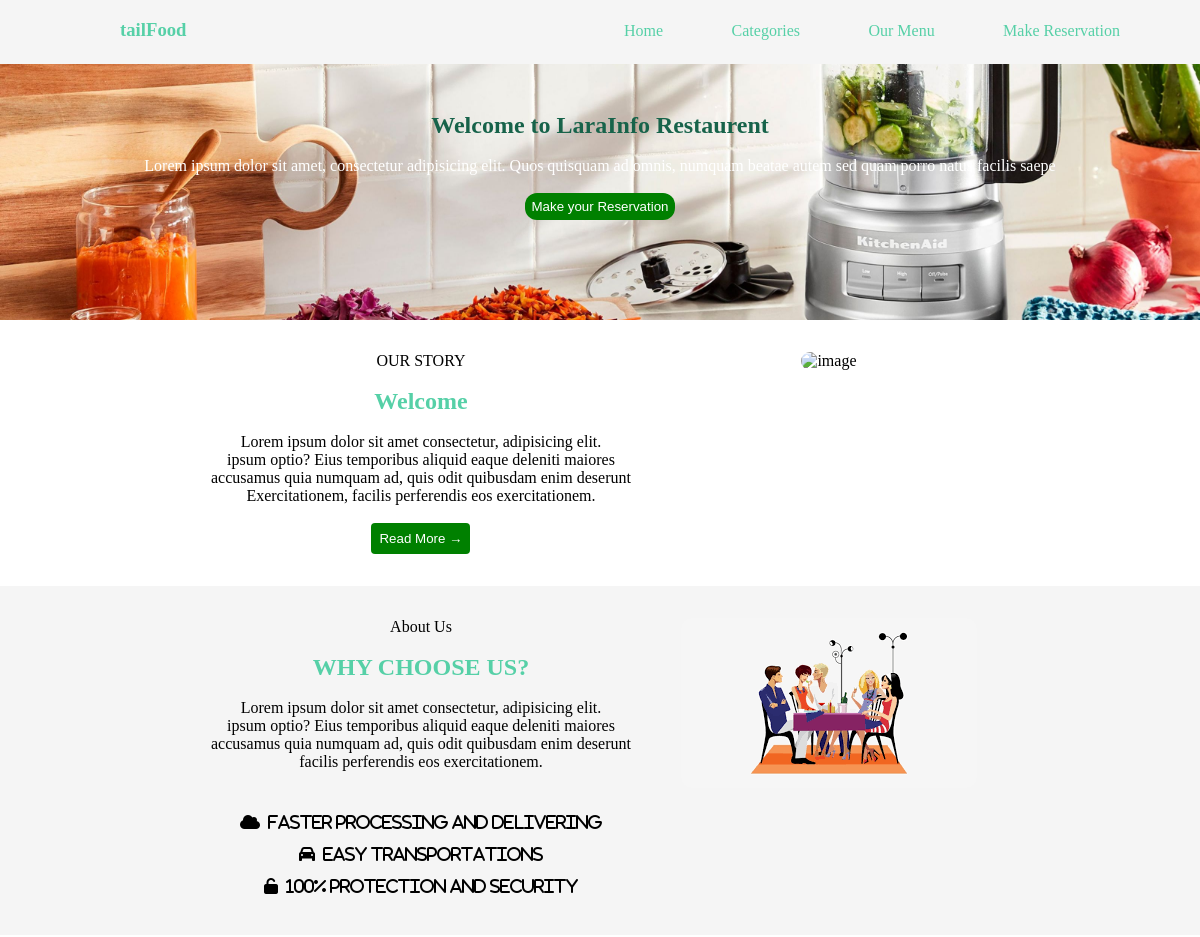
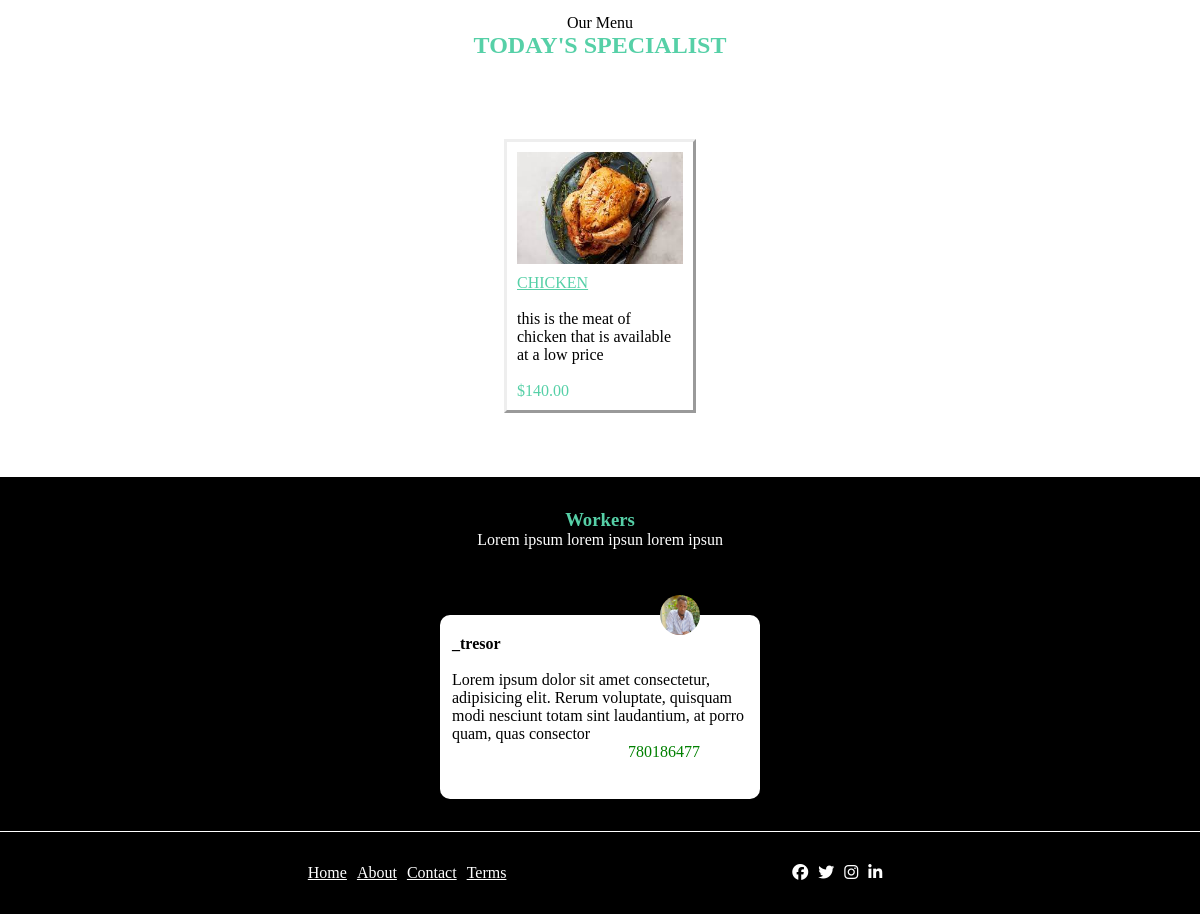
The page /users_pages/index.php on the database its author committed (2 pictures, top to bottom).
### tables this page shows
CREATE TABLE `menu` (
  `id` bigint(20) NOT NULL,
  `name` varchar(191) NOT NULL,
  `image` varchar(191) NOT NULL,
  `price` varchar(10) NOT NULL,
  `description` varchar(191) NOT NULL,
  `category` varchar(100) NOT NULL,
  `created_at` timestamp NOT NULL DEFAULT current_timestamp() ON UPDATE current_timestamp()
);

CREATE TABLE `workers` (
  `id` bigint(20) NOT NULL,
  `name` varchar(191) NOT NULL,
  `description` varchar(191) NOT NULL,
  `phone` bigint(20) NOT NULL,
  `image` varchar(191) NOT NULL
);

### users_pages/index.php (the view, shortened to what this page needs)
    <?php
    include("../connection/connection.php");
    include("../static/header.php");
     ?>
    <div class="section_two">
    <center>
    <h2>Welcome to LaraInfo Restaurent</h2>
    <br>
    <p>Lorem ipsum dolor sit amet, consectetur adipisicing elit. Quos quisquam ad omnis,
         numquam beatae autem sed quam porro natus facilis saepe </p>
         <br>
         <a href="make_reservation.php">
         <button>Make your Reservation</button> </a>
    </center>
    </div>
    <div class="section_three">
    <center>
        <div class="container">
        <div class="left">
            <p>OUR STORY</p>
            <br>
            <h2>Welcome</h2>
            <br>
            <p>Lorem ipsum dolor sit amet consectetur, adipisicing elit. </p>
            <p>ipsum optio? Eius temporibus aliquid eaque deleniti maiores </p>
            <p>accusamus quia numquam ad, quis odit quibusdam enim deserunt </p>
            <p>Exercitationem, facilis perferendis eos exercitationem.</p>
            <br>
            <button>Read More &#8594;</button>
        </div>
        <div class="right">
        <img src="../section_two_bg/image_one.jpg" alt="image">
        </div>
        </div>
    </center>
    </div>
    <div class="section_four">
        <center>
            <div class="container">
            <div class="left">
            <p>About Us</p>
            <br>
            <h2>WHY CHOOSE US?</h2>
            <br>
            <p>Lorem ipsum dolor sit amet consectetur, adipisicing elit.</p>
            <p>ipsum optio? Eius temporibus aliquid eaque deleniti maiores</p>
            <p>accusamus quia numquam ad, quis odit quibusdam enim deserunt </p>
            <p>facilis perferendis eos exercitationem.</p>
            <br><br>
            <ul>
                <li>
                <i class="fas fa-cloud">&nbsp; faster processing and delivering</i>
                </li>
                <li>
                <i class="fas fa-car">&nbsp;  Easy transportations </i>
                </li>
                <li>
                <i class="fas fa-unlock">&nbsp;  100% protection and security </i>
                </li>
            </ul>
        </div>
        <div class="right">
        <img src="../section_two_bg/png_img.png" alt="image">
        </div>
            </div>
        </center>
    </div>
    <div class="section_five">
    <div class="container">
        <center>
            <p>Our Menu</p>
            <h2>TODAY'S SPECIALIST</h2>
        </center>
        <div class="category_container">
<?php
$query="SELECT * FROM menu order by created_at DESC ";
$query_run = mysqli_query($con , $query);
$sql = mysqli_num_rows($query_run);
if($sql > 0)
{
    $row = mysqli_fetch_array($query_run)
        ?>
        <div class="category">
            <div class="container">
                <div class="section">
            <div class="card">
                <div class="card-header">
                <img src="../menu_images/<?= $row['image']; ?>">
                </div>
                <div class="card-body">
                <a href=""><p>
                <?= $row['name']; ?></p></a>
                <br>
                <span><?= $row['description']; ?></span>
                <br> <br>
                <p><?= $row['price']; ?></p>
                </div>
        </div>
        </div>
        </div>
        </div>
    <?php
    }
else
{
    echo "no menu found";
}
?>
</div>
</div>
</div>
    <div class="section_six">
        <div class="container">
            <center>
            <h3>Workers</h3>
            <p>Lorem ipsum lorem ipsun lorem ipsun<p>
            </center>
            <div class="section">
            <?php
$query="SELECT * FROM workers ";
$query_run = mysqli_query($con , $query);
$sql = mysqli_num_rows($query_run);
if($sql > 0)
{
    while($row = mysqli_fetch_array($query_run))
    {
        ?>
            <div class="card">
                <div class="card-header">
                <img src="../workers_images/<?= $row['image'] ;?>" >
                </div>
                <div class="card-body">
                <h4>_<?= $row['name'] ;?></h4>
                <br>
                <span>
                    <?= $row['description']; ?>
                </span>
                <p><?= $row['phone']; ?></p>
                </div>
            </div>
        <?php
    }
}
else
{
    echo "no worker found";
}
?>
</div>
    </div>
</div>
<?php include("../static/footer.php") ?>
</body>
</html>

### css/style.css (style rules this page uses)
* { margin: 0; padding: 0; box-sizing: border-box; }
.section_two { background-image: url(../section_two_bg/bg.jpg); overflow: hidden; height: 16rem; background-repeat: no-repeat; background-size: cover; background-position: center; }
.section_two h2 { margin-top: 2em; color: rgb(23, 99, 74); }
.section_two p { color: white; }
.section_two button { padding: 6px; border-radius: 12px; background-color:green ; border: none; color: white; cursor: pointer; }
.section_three .container { display: flex; justify-content: center; padding: 2em; justify-content: space-around; background-color: transparent; flex-wrap: wrap; }
.section_three .container img { border-radius: 10px; margin-left: -20em; }
.section_three .container h2 { color: rgb(86, 208, 167); }
.section_three .container button { padding: 8px; border-radius:4px; background-color:green ; border: none; color: white; cursor: pointer; }
.section_four .container { display: flex; justify-content: center; flex-wrap: wrap; padding: 2em; justify-content: space-around; background-color: whitesmoke; }
.section_four .container img { border-radius: 10px; margin-left: -20em; }
.section_four .container h2 { color: rgb(86, 208, 167); }
.section_four ul li { list-style-type: none; line-height: 2; }
.section_five .container { margin-top: 1em; }
.section_five .section { display: flex; justify-content: space-evenly; flex-wrap: wrap; width: auto; padding: 2em; background-color: transparent; }
.section_five .container h2 { color: rgb(86, 208, 167); }
.section_five .container .card { border-style: outset; width: 13rem; padding: 10px; height: 15rem; }
.section_five .container .card img { width: 100%; margin-bottom: 10px; height: 7rem; }
.section_five .container .card-body p { color: rgb(86, 208, 167); }
.section_six .container { padding: 2em; background-color: black; height: auto; }
.section_six .container h3 { color: rgb(86, 208, 167); }
.section_six .container p { color: white; }
.section_six .card { width: 20rem; padding: 12px; height: 11.5rem; background-color: white; border-radius: 10px; }
.section_six .card img { border-radius: 50%; width: 40px; height: 40px; margin-left:13em; margin-top:-2em; }
.section_six .section { margin-top: 2.5em; display: flex; flex-wrap: wrap; justify-content: space-evenly; }
.section_six .section p { color: green; margin-left:11em; }
.category_container { background-color: transparent; display: flex; justify-content: space-evenly; flex-wrap: wrap; width: auto; padding: 2em; }
.category .container { margin-top: 1em; width: fit-content; }
.category .container .card { border-style: outset; width: 12rem; padding: 10px; height: auto; }
.category .container .card img { width: 100%; margin-bottom: 10px; }
.category .card-body a { text-transform: uppercase; color: rgb(86, 208, 167); }
.category img { width:100%; height: 7rem; }

### users_pages/index.php (style rules this page uses)
.section_six .card { margin-top:1.6em; }
.section_three .container , .section_four .container { justify-content:space-around; }

### rows shown on the page
menu: image (picture), name "CHICKEN", description "this is the meat of chicken that is available at a low price", price "$140.00"
workers: image (picture), name "tresor", description "Lorem ipsum dolor sit amet consectetur, adipisicing elit. Rerum voluptate, quisquam modi nesciunt totam sint laudantium, at porro quam, quas consector", phone "780186477"
